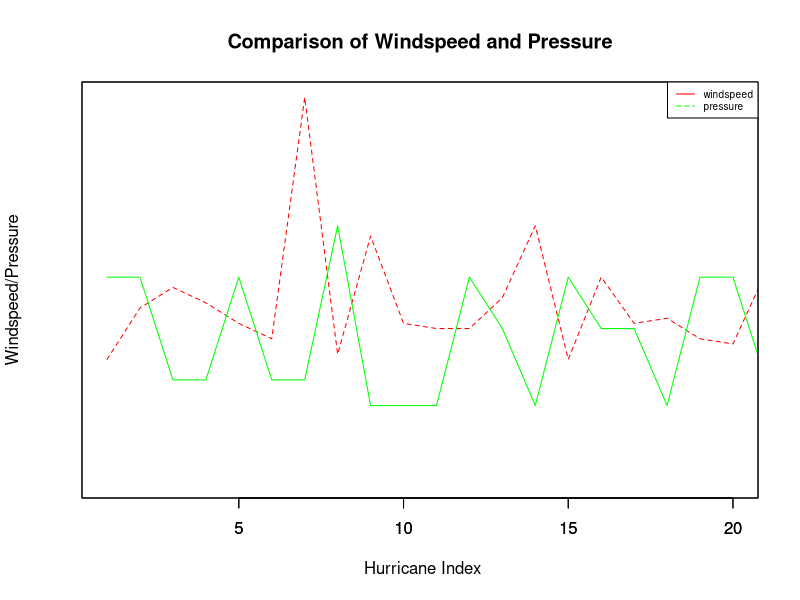
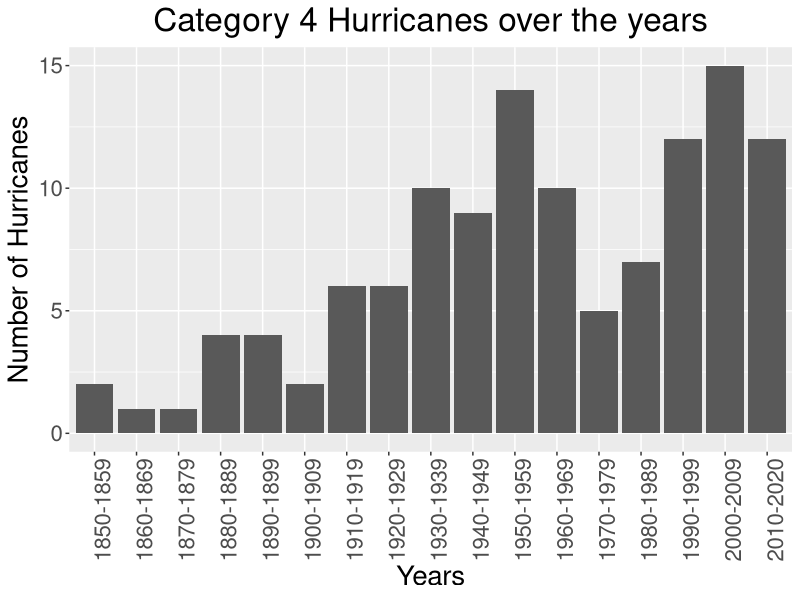
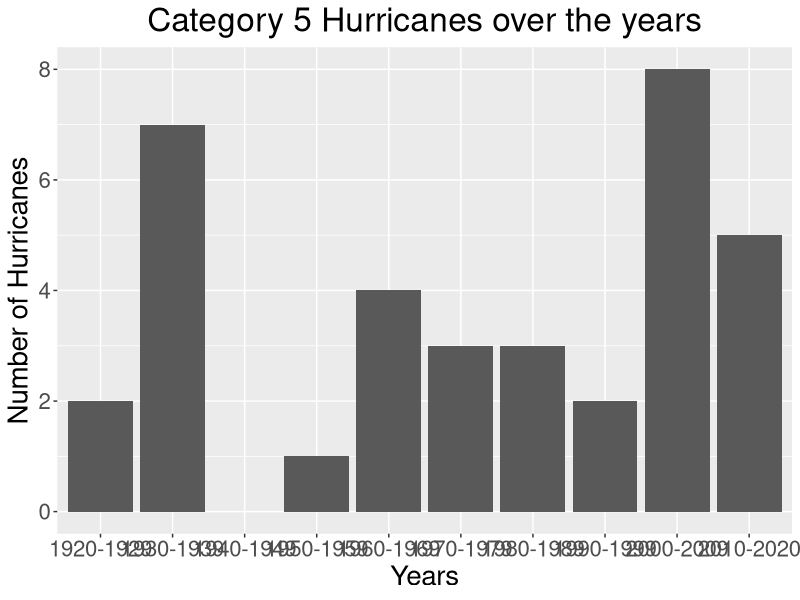
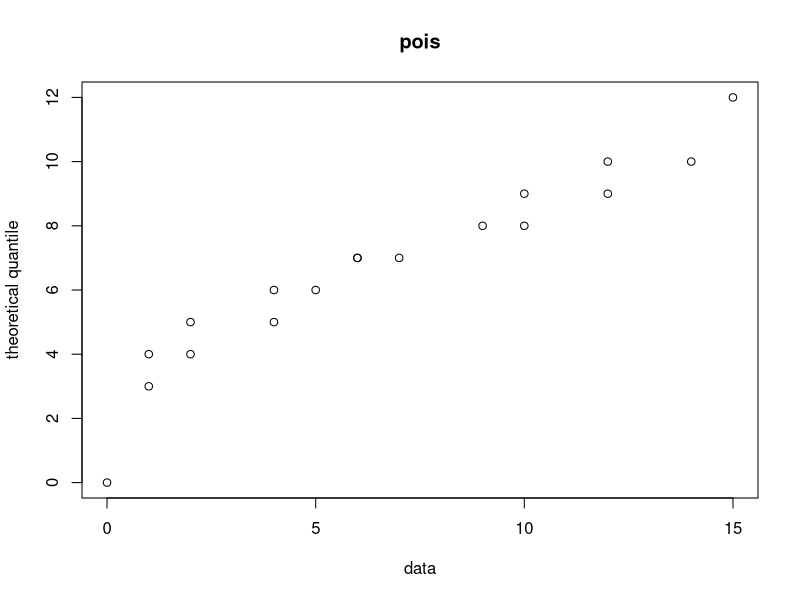
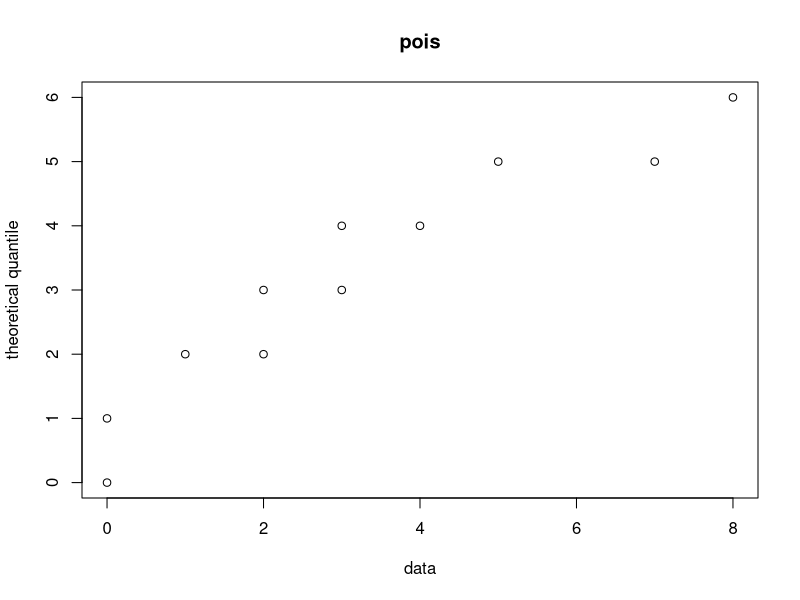
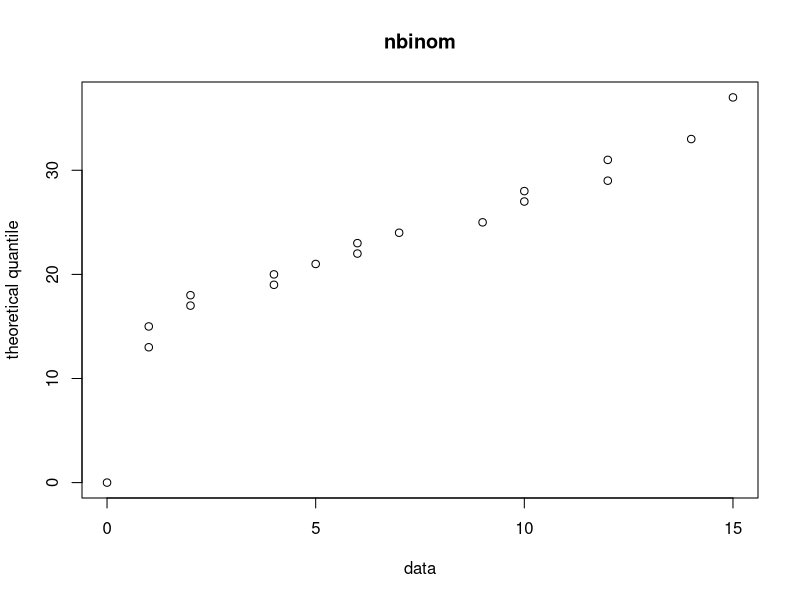
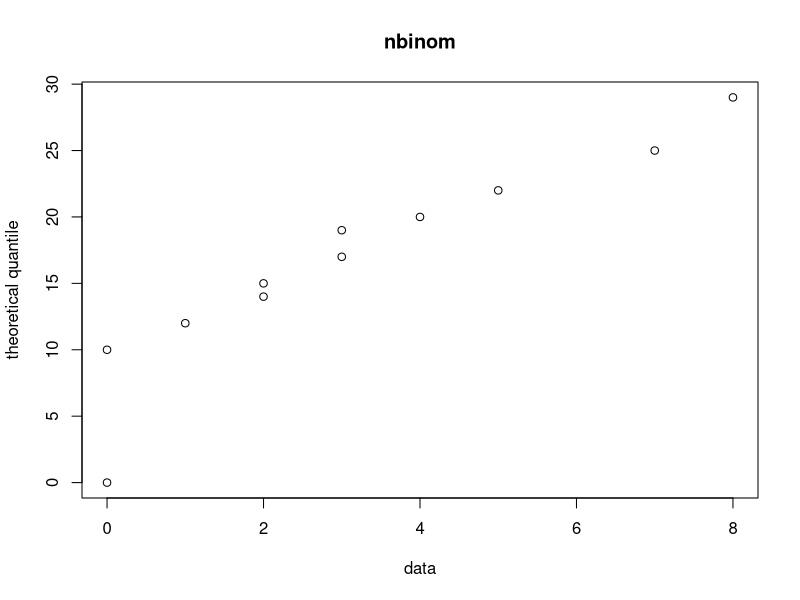

These charts were generated, in order, by the following R code:
## ---- chunk 1
library(ggplot2)
## ---- chunk 2
knitr::opts_chunk$set(echo = TRUE)
## ---- chunk 3
category4<-read.csv("Category 4.csv")
category5<-read.csv("Category 5.csv")

## ---- chunk 4
summary(category4)
summary(category5)
## ---- chunk 5
## The plot function is used with type 'l' to generate line graphs
plot(category4[,5], type = "l", col = "red",ylim = c(900,975),xlim=c(1,20),yaxt = 'n',ylab = 'Windspeed/Pressure',xlab = ' Hurricane Index',lty = 2)
## The xlab and ylab are arguments that are used to set the labels of the axis
##yaxt is set to n because this plot has two line graphs on differnt scales and the axis values will overlap one over the other
par(new = TRUE) #This enables us to draw two line graphs on the same plot. This can be resetted to the default value by running the dev.off() in console
plot(category4[,4],type = "l", col = "green",ylim = c(200,275),xlim=c(1,20),yaxt = 'n',ylab="",xlab = "",pch=2,lty = 1, main = "Comparison of Windspeed and Pressure")
legend(x="topright",c("windspeed","pressure"),col=c("red","green"),lty = c(1,2),cex = 0.6)#This line is used to add legends to teh plot
## ---- chunk 6
groupedcategory4<-read.csv("Grouped Category 4.csv")
groupedcategory5<-read.csv("Grouped Category 5.csv")
## ---- chunk 7
# This plot is made using the ggplot function. The ggplot is from a library 'ggplo2'. This graph is used since we require the years to be labelled on the xaxis and the number of hurricanes on y axis.
p<-ggplot(data=groupedcategory4, aes(x=groupedcategory4[,1], y=groupedcategory4[,2])) +
        geom_bar(stat="identity")+ggtitle("Category 4 Hurricanes over the years")+labs(y="Number of Hurricanes", x = "Years") + theme(plot.title = element_text(hjust = 0.5))+theme(text = element_text(size=20),
        axis.text.x = element_text(angle=90))
p #Calling p displays the plot
## ---- chunk 8
q<-ggplot(data=groupedcategory5, aes(x=groupedcategory5[,1], y=groupedcategory5[,2])) +
        geom_bar(stat="identity")+ggtitle("Category 5 Hurricanes over the years")+labs(y="Number of Hurricanes", x = "Years") + theme(plot.title = element_text(hjust = 0.5))+theme(text = element_text(size=20))
q
## ---- chunk 9
myqqplot<-function(x,dist,binom.n=3) ##Defining a function with 3 arguments, x is the data vector, dist is the theoretical distribution which we want to check with and binom.n is used in generating the binomial distribution. binom.n has a default value of 3
{
        n1<-length(x) 
        p1<-c(1:n1)/(n1+1) # this is a probability vector ranging from 0 to 1, with the size equal to that of the data vector.
        if(dist=="pois") ##Generating theoretical quantiles for poisson distribution with the given lambda parameter.
        {
                q<-qpois(p1,mean(x)) #Here lambda is the mean of the input data vector.
        }
        if(dist=="binom") ##Generating theoretical quantiles for binomial distribution with the given n and p values
        {
                q<-qbinom(p1,n1,mean(x/binom.n))
        }
        if(dist=="nbinom") ##Generating theoretical quantiles for negative binomial distribution with the given n and p values
        {
                q<-qnbinom(p1,n1,mean(x/binom.n))
        }
        plot(c(0,sort(x)),c(0,q),xlab="data",ylab="theoretical quantile",main=dist) #The input data is sorted and taken on x axis, the theoretical quantiles are taken on the y axis. We are also plotting the point (0,0) to make the axis look continuous.
}
## ---- chunk 10
myqqplot(groupedcategory4[,2],"pois")## Category 4
## ---- chunk 11
myqqplot(groupedcategory5[,2],"pois")## Category 5
## ---- chunk 12
myqqplot(groupedcategory4[,2],"nbinom",binom.n = 17)
myqqplot(groupedcategory5[,2],"nbinom",binom.n = 10)
